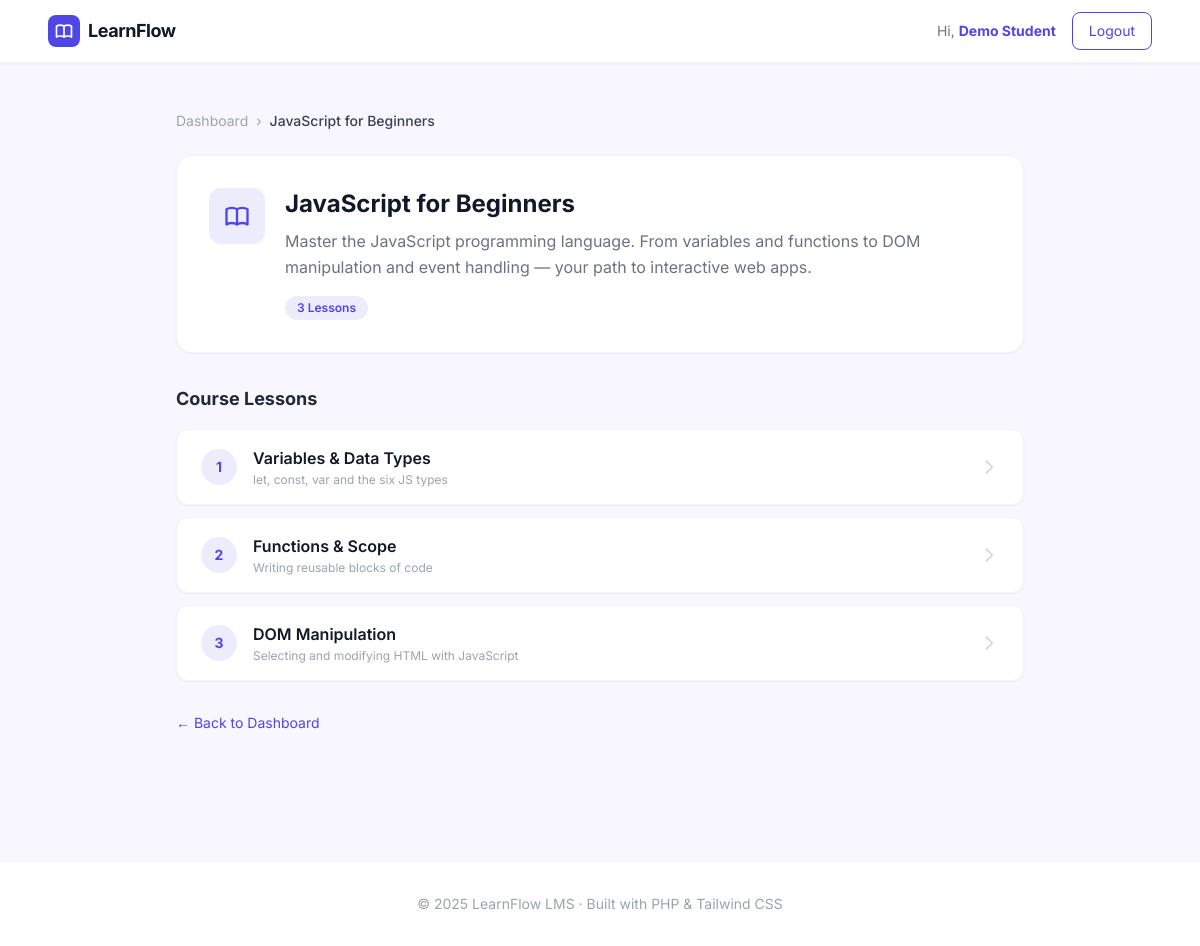
Page /course.php?id=2 (signed in) on the committed database.
### tables this page shows
CREATE TABLE IF NOT EXISTS courses (
    id          INT UNSIGNED AUTO_INCREMENT PRIMARY KEY,
    title       VARCHAR(255) NOT NULL,
    description TEXT,
    created_at  TIMESTAMP DEFAULT CURRENT_TIMESTAMP
);

CREATE TABLE IF NOT EXISTS lessons (
    id          INT UNSIGNED AUTO_INCREMENT PRIMARY KEY,
    course_id   INT UNSIGNED NOT NULL,
    title       VARCHAR(255) NOT NULL,
    summary     VARCHAR(255) DEFAULT NULL,    
    content     LONGTEXT,                    
    sort_order  INT UNSIGNED DEFAULT 0,
    created_at  TIMESTAMP DEFAULT CURRENT_TIMESTAMP,
    FOREIGN KEY (course_id) REFERENCES courses(id) ON DELETE CASCADE
);

### course.php (the view, shortened to what this page needs)
<?php
require_once __DIR__ . '/includes/db.php';
require_once __DIR__ . '/includes/layout.php';
$courseId = (int)($_GET['id'] ?? 0);
$stmt = $pdo->prepare("SELECT * FROM courses WHERE id = ?");
$stmt->execute([$courseId]);
$course = $stmt->fetch();
$lessonStmt = $pdo->prepare("SELECT * FROM lessons WHERE course_id = ? ORDER BY sort_order ASC, id ASC");
$lessonStmt->execute([$courseId]);
$lessons = $lessonStmt->fetchAll();
?>
<main class="max-w-4xl mx-auto px-6 py-12">
  <nav class="mb-6 text-sm text-gray-400 flex items-center gap-2">
    <a href="/lms/dashboard.php" class="hover:text-brand transition">Dashboard</a>
    <span>›</span>
    <span class="text-gray-700 font-medium"><?= htmlspecialchars($course['title']) ?></span>
  </nav>
  <div class="bg-white rounded-2xl border border-gray-100 shadow-sm p-8 mb-8">
    <div class="flex items-start gap-5">
      <div class="w-14 h-14 rounded-xl bg-brand/10 flex items-center justify-center flex-shrink-0">
      </div>
      <div>
        <h1 class="text-2xl font-bold text-gray-900 mb-2"><?= htmlspecialchars($course['title']) ?></h1>
        <p class="text-gray-500 leading-relaxed"><?= htmlspecialchars($course['description']) ?></p>
        <div class="mt-4 flex items-center gap-3">
          <span class="text-xs bg-brand/10 text-brand font-semibold px-3 py-1 rounded-full">
            <?= count($lessons) ?> Lessons
          </span>
        </div>
      </div>
    </div>
  </div>
  <h2 class="text-lg font-bold text-gray-800 mb-4">Course Lessons</h2>
  <?php if (!$lessons): ?>
    <div class="text-center py-16 bg-white rounded-2xl border border-gray-100 text-gray-400">
      <p>No lessons added to this course yet.</p>
    </div>
  <?php else: ?>
    <div class="space-y-3">
      <?php foreach ($lessons as $i => $lesson): ?>
      <a href="/lms/lesson.php?id=<?= $lesson['id'] ?>"
        class="flex items-center gap-4 bg-white border border-gray-100 rounded-xl px-6 py-4 shadow-sm card-hover group">
        <div class="w-9 h-9 rounded-full bg-brand/10 text-brand text-sm font-bold flex items-center justify-center flex-shrink-0 group-hover:bg-brand group-hover:text-white transition">
          <?= $i + 1 ?>
        </div>
        <div class="flex-1 min-w-0">
          <p class="font-semibold text-gray-900 group-hover:text-brand transition truncate">
            <?= htmlspecialchars($lesson['title']) ?>
          </p>
          <?php if (!empty($lesson['summary'])): ?>
            <p class="text-xs text-gray-400 mt-0.5 truncate"><?= htmlspecialchars($lesson['summary']) ?></p>
          <?php endif; ?>
        </div>
        <svg class="w-5 h-5 text-gray-300 group-hover:text-brand transition flex-shrink-0" fill="none" stroke="currentColor" viewBox="0 0 24 24">
          <path stroke-linecap="round" stroke-linejoin="round" stroke-width="2" d="M9 5l7 7-7 7"/>
        </svg>
      </a>
      <?php endforeach; ?>
    </div>
  <?php endif; ?>
  <div class="mt-8">
    <a href="/lms/dashboard.php" class="text-sm text-brand hover:underline flex items-center gap-1">
      ← Back to Dashboard
    </a>
  </div>
</main>

### includes/layout.php (style rules this page uses)
body { background-color: #F8F7FF; }
.card-hover { transition: box-shadow 0.2s, transform 0.2s; }

### rows in the picture
courses: title "JavaScript for Beginners", description "Master the JavaScript programming language. From variables and functions to DOM manipulation and event handling — your path to interactive web apps."
lessons: title "Variables & Data Types", summary "let, const, var and the six JS types"
lessons: title "Functions & Scope", summary "Writing reusable blocks of code"
lessons: title "DOM Manipulation", summary "Selecting and modifying HTML with JavaScript"

### other values in the picture
$userName "Demo Student"
count($lessons) "3"
